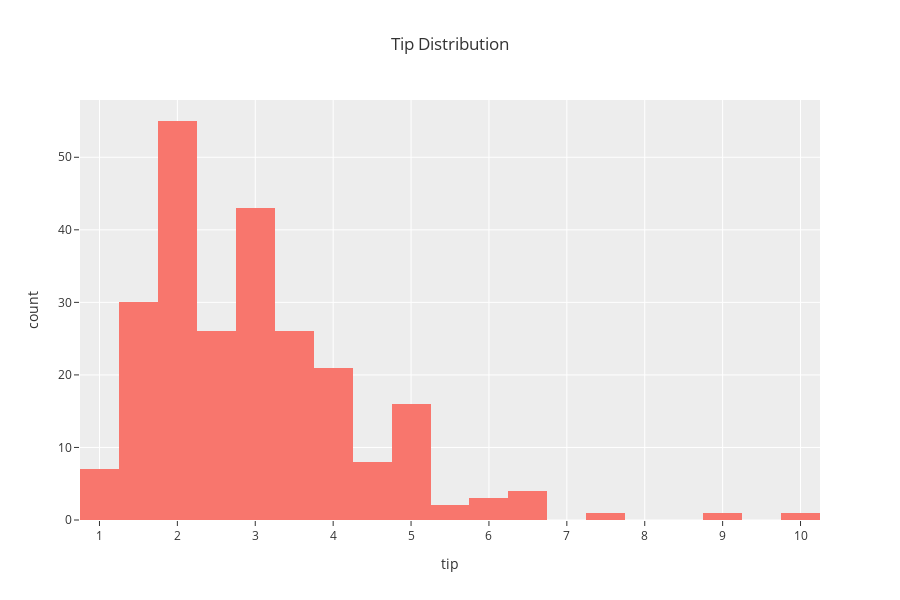

Notebook code cell kept with this figure:
### Markdown cell above
## Histogram:

### Code cell
#Histograma
px.histogram(data_frame=df
     , x="tip"
     , title="Tip Distribution"
     , template='ggplot2'
     )

### Figure 1 — Plotly figure (JSON) as saved in the notebook; plotly's stock layout.template omitted (floating-point values rounded to 4 significant figures; data arrays with more than 128 entries replaced by an {"elided": "..."} marker saying what was removed)
{"data": [{"alignmentgroup": "True", "bingroup": "x", "hoverlabel": {"namelength": 0}, "hovertemplate": "tip=%{x}<br>count=%{y}", "legendgroup": "", "marker": {"color": "#F8766D"}, "name": "", "offsetgroup": "", "orientation": "v", "showlegend": false, "type": "histogram", "x": {"elided": "244 float values"}, "xaxis": "x", "yaxis": "y"}], "layout": {"barmode": "relative", "height": 600, "legend": {"tracegroupgap": 0}, "title": {"text": "Tip Distribution"}, "xaxis": {"anchor": "y", "domain": [0, 1], "title": {"text": "tip"}}, "yaxis": {"anchor": "x", "domain": [0, 1], "title": {"text": "count"}}}}
